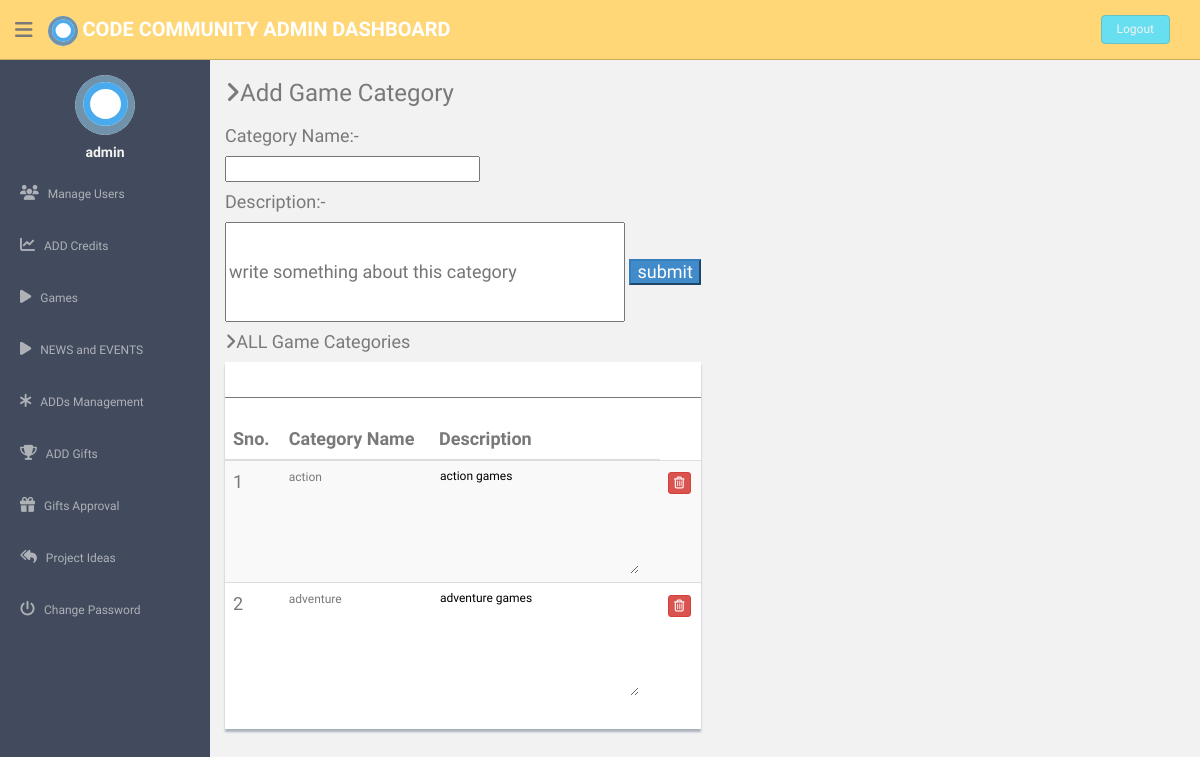
Screenshot of /admin/addgamecategory.php (signed in) with the database file from the repository.
### tables this page shows
CREATE TABLE `category` (
  `category_id` int(11) NOT NULL,
  `categoryname` varchar(255) NOT NULL,
  `description` varchar(255) NOT NULL,
  `active` int(11) NOT NULL DEFAULT '0'
);

### admin/addgamecategory.php (the view, shortened to what this page needs)
<?php
include('dbconnection.php');
?><!DOCTYPE html>
<html lang="en">
  <head>
    <link href="assets/css/bootstrap.css" rel="stylesheet">
    <link href="assets/font-awesome/css/font-awesome.css" rel="stylesheet" />
    <link href="assets/css/style.css" rel="stylesheet">
    <link href="assets/css/style-responsive.css" rel="stylesheet">
  </head>
  <body>
  <section id="container" >
  <?php include('./header.php'); ?>
        <?php include('./sidebar.php'); ?>
      <section id="main-content">
          <section class="wrapper">
     <h3><i class="fa fa-angle-right"></i>Add Game Category</h3>
    <form method="post" action="" name="category" id="category" enctype="multipart/form-data">
    <label for="cat"><h4>Category Name:-<h4></label>
    <input id="cat" name="catname" type="text"><br>
    <label for="asd"><h4>Description:-<h4></label>
    <input id="asd" style="height:100px; width:400px; text-align:justify; over-flow:wrap; " name="catdesc" type="text" placeholder="write something about this category">
    <input type="submit" name="category" id="category" class="btn-primary" value="submit">
    </form>
    <h4><i class="fa fa-angle-right"></i>ALL Game Categories</h4>
            <div class="row">
                  <div class="col-md-12">
                      <div class="content-panel">
                          <table class="table table-striped table-advance table-hover">
	                  	  	  <hr>
                              <thead>
                              <tr>
                                  <th>Sno.</th>
                                  <th>Category Name</th>
                                  <th>Description </th>
                              </tr>
                              </thead>
                              <tbody>
                              <?php $ret=mysqli_query($con,"SELECT * FROM category");
                                $cnt=1;
                                while($row=mysqli_fetch_array($ret))
                                {
                                  ?>
                              <tr>
                              <td><?php echo $cnt;?></td>
                              <td style="font-size:12px;"><?php echo $row['categoryname'];?></td>
                              <td><textarea id="content" style="font-size:12px;"><?php echo $row['description'];?></textarea></td>
                              <td>
                              <a>
                                  <form action="" method="post" name="delete">
                                  <button type="submit" name="delete" class="btn btn-danger btn-xs" onClick="return confirm('Do you really want to delete');"><i class="fa fa-trash-o "></i></button></a>
                              </td>
                          </tr>
                              <?php $cnt=$cnt+1; }?>
                              </tbody>
                          </table>
                      </div>
                  </div>
              </div>
    </section>
    </section>
  </body>
</html>

### admin/assets/css/style.css (style rules this page uses)
body { color: #797979; background: #f2f2f2; font-family: 'Ruda', sans-serif; padding: 0px !important; margin: 0px !important; font-size:13px; }
a, a:hover, a:focus { text-decoration: none; outline: none; }
#container { width: 100%; height: 100%; }
hr { margin-top: 20px; margin-bottom: 20px; border: 0; border-top: 1px solid #797979; }
#main-content { margin-left: 210px; }
.wrapper { display: inline-block; margin-top: 60px; padding-left: 15px; padding-right: 15px; padding-bottom: 15px; padding-top: 0px; width: 100%; }
.content-panel { background: #ffffff; box-shadow: 0px 3px 2px #aab2bd; padding-top: 15px; padding-bottom: 5px; }
label { font-weight: 400; }

### admin/header.php (style rules this page uses)
body { color: #797979; background: #f2f2f2; font-family: 'Ruda', sans-serif; padding: 0px !important; margin: 0px !important; font-size:13px; }
select, textarea { width: 100px; height:auto; border: none; border-radius: 4px; background-color:inherit; color:black; margin-top: 0px; margin-bottom: 0px; resize: vertical; }
textarea#content { width:200px; box-sizing:border-box; direction:ltr; display:block; line-height:1; padding:1px 1px 80px; background-color:inherit; }

### rows the page displays
category: categoryname "action", description "action games"
category: categoryname "adventure", description "adventure games"

### other values shown
$_SESSION['adminlogin'] "admin"
